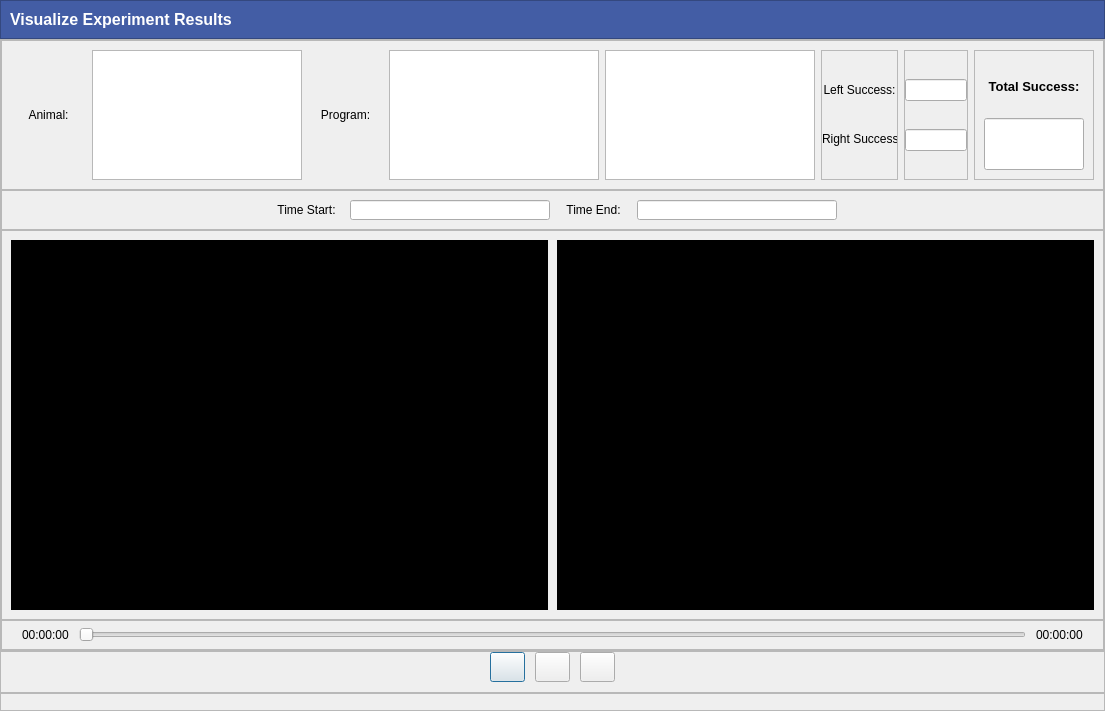
<?xml version="1.0" encoding="UTF-8"?>
<ui version="4.0">
 <class>Dialog</class>
 <widget class="QDialog" name="Dialog">
  <property name="geometry">
   <rect>
    <x>0</x>
    <y>0</y>
    <width>1105</width>
    <height>711</height>
   </rect>
  </property>
  <property name="font">
   <font>
    <family>Segoe UI</family>
   </font>
  </property>
  <property name="windowTitle">
   <string>Dialog</string>
  </property>
  <layout class="QVBoxLayout" name="verticalLayout">
   <property name="spacing">
    <number>0</number>
   </property>
   <property name="leftMargin">
    <number>0</number>
   </property>
   <property name="topMargin">
    <number>0</number>
   </property>
   <property name="rightMargin">
    <number>0</number>
   </property>
   <property name="bottomMargin">
    <number>0</number>
   </property>
   <item>
    <widget class="QFrame" name="frame_2">
     <property name="maximumSize">
      <size>
       <width>16777215</width>
       <height>40</height>
      </size>
     </property>
     <property name="styleSheet">
      <string notr="true">color: rgb(255, 255, 255);
background-color: rgb(67, 93, 165);</string>
     </property>
     <property name="frameShape">
      <enum>QFrame::StyledPanel</enum>
     </property>
     <property name="frameShadow">
      <enum>QFrame::Raised</enum>
     </property>
     <layout class="QHBoxLayout" name="horizontalLayout_2">
      <item>
       <widget class="QLabel" name="label">
        <property name="font">
         <font>
          <family>Segoe UI</family>
          <pointsize>12</pointsize>
          <weight>75</weight>
          <bold>true</bold>
         </font>
        </property>
        <property name="text">
         <string>Visualize Experiment Results</string>
        </property>
       </widget>
      </item>
     </layout>
    </widget>
   </item>
   <item>
    <widget class="QFrame" name="frame">
     <property name="frameShape">
      <enum>QFrame::StyledPanel</enum>
     </property>
     <property name="frameShadow">
      <enum>QFrame::Raised</enum>
     </property>
     <layout class="QVBoxLayout" name="verticalLayout_2">
      <property name="spacing">
       <number>0</number>
      </property>
      <property name="leftMargin">
       <number>0</number>
      </property>
      <property name="topMargin">
       <number>0</number>
      </property>
      <property name="rightMargin">
       <number>0</number>
      </property>
      <property name="bottomMargin">
       <number>0</number>
      </property>
      <item>
       <widget class="QFrame" name="frame_4">
        <property name="minimumSize">
         <size>
          <width>0</width>
          <height>150</height>
         </size>
        </property>
        <property name="maximumSize">
         <size>
          <width>16777215</width>
          <height>150</height>
         </size>
        </property>
        <property name="frameShape">
         <enum>QFrame::StyledPanel</enum>
        </property>
        <property name="frameShadow">
         <enum>QFrame::Raised</enum>
        </property>
        <layout class="QHBoxLayout" name="horizontalLayout_3">
         <item>
          <widget class="QLabel" name="label_6">
           <property name="minimumSize">
            <size>
             <width>75</width>
             <height>0</height>
            </size>
           </property>
           <property name="text">
            <string>Animal:</string>
           </property>
           <property name="alignment">
            <set>Qt::AlignCenter</set>
           </property>
          </widget>
         </item>
         <item>
          <widget class="QTextEdit" name="txt_animal">
           <property name="enabled">
            <bool>true</bool>
           </property>
           <property name="maximumSize">
            <size>
             <width>16777215</width>
             <height>200</height>
            </size>
           </property>
           <property name="acceptRichText">
            <bool>false</bool>
           </property>
          </widget>
         </item>
         <item>
          <widget class="QLabel" name="label_3">
           <property name="minimumSize">
            <size>
             <width>75</width>
             <height>0</height>
            </size>
           </property>
           <property name="maximumSize">
            <size>
             <width>75</width>
             <height>16777215</height>
            </size>
           </property>
           <property name="font">
            <font>
             <family>Segoe UI</family>
            </font>
           </property>
           <property name="text">
            <string>Program:</string>
           </property>
           <property name="alignment">
            <set>Qt::AlignCenter</set>
           </property>
          </widget>
         </item>
         <item>
          <widget class="QTextEdit" name="txt_program">
           <property name="enabled">
            <bool>true</bool>
           </property>
           <property name="maximumSize">
            <size>
             <width>16777215</width>
             <height>200</height>
            </size>
           </property>
           <property name="acceptRichText">
            <bool>false</bool>
           </property>
          </widget>
         </item>
         <item>
          <widget class="QTableWidget" name="table_disc">
           <property name="minimumSize">
            <size>
             <width>200</width>
             <height>0</height>
            </size>
           </property>
           <property name="font">
            <font>
             <family>Segoe UI</family>
             <pointsize>7</pointsize>
            </font>
           </property>
           <property name="editTriggers">
            <set>QAbstractItemView::NoEditTriggers</set>
           </property>
           <property name="selectionMode">
            <enum>QAbstractItemView::NoSelection</enum>
           </property>
           <attribute name="verticalHeaderVisible">
            <bool>false</bool>
           </attribute>
          </widget>
         </item>
         <item>
          <widget class="QFrame" name="frame_10">
           <property name="frameShape">
            <enum>QFrame::StyledPanel</enum>
           </property>
           <property name="frameShadow">
            <enum>QFrame::Raised</enum>
           </property>
           <layout class="QVBoxLayout" name="verticalLayout_3">
            <property name="spacing">
             <number>0</number>
            </property>
            <property name="leftMargin">
             <number>0</number>
            </property>
            <property name="topMargin">
             <number>0</number>
            </property>
            <property name="rightMargin">
             <number>0</number>
            </property>
            <property name="bottomMargin">
             <number>0</number>
            </property>
            <item>
             <widget class="QLabel" name="label_8">
              <property name="minimumSize">
               <size>
                <width>75</width>
                <height>0</height>
               </size>
              </property>
              <property name="maximumSize">
               <size>
                <width>16777215</width>
                <height>20</height>
               </size>
              </property>
              <property name="text">
               <string>Left Success:</string>
              </property>
              <property name="alignment">
               <set>Qt::AlignCenter</set>
              </property>
             </widget>
            </item>
            <item>
             <widget class="QLabel" name="label_9">
              <property name="minimumSize">
               <size>
                <width>75</width>
                <height>0</height>
               </size>
              </property>
              <property name="maximumSize">
               <size>
                <width>75</width>
                <height>20</height>
               </size>
              </property>
              <property name="text">
               <string>Right Success:</string>
              </property>
             </widget>
            </item>
           </layout>
          </widget>
         </item>
         <item>
          <widget class="QFrame" name="frame_11">
           <property name="frameShape">
            <enum>QFrame::StyledPanel</enum>
           </property>
           <property name="frameShadow">
            <enum>QFrame::Raised</enum>
           </property>
           <layout class="QVBoxLayout" name="verticalLayout_4">
            <property name="spacing">
             <number>0</number>
            </property>
            <property name="leftMargin">
             <number>0</number>
            </property>
            <property name="topMargin">
             <number>0</number>
            </property>
            <property name="rightMargin">
             <number>0</number>
            </property>
            <property name="bottomMargin">
             <number>0</number>
            </property>
            <item>
             <widget class="QLineEdit" name="txt_left">
              <property name="enabled">
               <bool>true</bool>
              </property>
              <property name="alignment">
               <set>Qt::AlignCenter</set>
              </property>
              <property name="readOnly">
               <bool>true</bool>
              </property>
             </widget>
            </item>
            <item>
             <widget class="QLineEdit" name="txt_right">
              <property name="enabled">
               <bool>true</bool>
              </property>
              <property name="alignment">
               <set>Qt::AlignCenter</set>
              </property>
              <property name="readOnly">
               <bool>true</bool>
              </property>
             </widget>
            </item>
           </layout>
          </widget>
         </item>
         <item>
          <widget class="QFrame" name="frame_12">
           <property name="frameShape">
            <enum>QFrame::StyledPanel</enum>
           </property>
           <property name="frameShadow">
            <enum>QFrame::Raised</enum>
           </property>
           <layout class="QVBoxLayout" name="verticalLayout_5">
            <item>
             <widget class="QLabel" name="label_13">
              <property name="minimumSize">
               <size>
                <width>100</width>
                <height>0</height>
               </size>
              </property>
              <property name="maximumSize">
               <size>
                <width>16777215</width>
                <height>16777215</height>
               </size>
              </property>
              <property name="font">
               <font>
                <family>Segoe UI</family>
                <pointsize>10</pointsize>
                <weight>75</weight>
                <bold>true</bold>
               </font>
              </property>
              <property name="text">
               <string>Total Success:</string>
              </property>
              <property name="alignment">
               <set>Qt::AlignCenter</set>
              </property>
             </widget>
            </item>
            <item>
             <widget class="QLineEdit" name="txt_total">
              <property name="enabled">
               <bool>true</bool>
              </property>
              <property name="maximumSize">
               <size>
                <width>170</width>
                <height>170</height>
               </size>
              </property>
              <property name="font">
               <font>
                <family>Segoe UI</family>
                <pointsize>10</pointsize>
               </font>
              </property>
              <property name="alignment">
               <set>Qt::AlignCenter</set>
              </property>
              <property name="readOnly">
               <bool>true</bool>
              </property>
             </widget>
            </item>
           </layout>
          </widget>
         </item>
        </layout>
       </widget>
      </item>
      <item>
       <widget class="QFrame" name="frame_5">
        <property name="maximumSize">
         <size>
          <width>16777215</width>
          <height>40</height>
         </size>
        </property>
        <property name="frameShape">
         <enum>QFrame::StyledPanel</enum>
        </property>
        <property name="frameShadow">
         <enum>QFrame::Raised</enum>
        </property>
        <layout class="QHBoxLayout" name="horizontalLayout_4">
         <item>
          <spacer name="horizontalSpacer">
           <property name="orientation">
            <enum>Qt::Horizontal</enum>
           </property>
           <property name="sizeHint" stdset="0">
            <size>
             <width>40</width>
             <height>20</height>
            </size>
           </property>
          </spacer>
         </item>
         <item>
          <widget class="QLabel" name="label_7">
           <property name="minimumSize">
            <size>
             <width>75</width>
             <height>0</height>
            </size>
           </property>
           <property name="maximumSize">
            <size>
             <width>75</width>
             <height>16777215</height>
            </size>
           </property>
           <property name="text">
            <string>Time Start:</string>
           </property>
           <property name="alignment">
            <set>Qt::AlignCenter</set>
           </property>
          </widget>
         </item>
         <item>
          <widget class="QLineEdit" name="txt_time_start">
           <property name="enabled">
            <bool>true</bool>
           </property>
           <property name="maximumSize">
            <size>
             <width>200</width>
             <height>16777215</height>
            </size>
           </property>
           <property name="alignment">
            <set>Qt::AlignCenter</set>
           </property>
           <property name="readOnly">
            <bool>true</bool>
           </property>
          </widget>
         </item>
         <item>
          <widget class="QLabel" name="label_4">
           <property name="minimumSize">
            <size>
             <width>75</width>
             <height>0</height>
            </size>
           </property>
           <property name="maximumSize">
            <size>
             <width>75</width>
             <height>16777215</height>
            </size>
           </property>
           <property name="font">
            <font>
             <family>Segoe UI</family>
            </font>
           </property>
           <property name="text">
            <string>Time End:</string>
           </property>
           <property name="alignment">
            <set>Qt::AlignCenter</set>
           </property>
          </widget>
         </item>
         <item>
          <widget class="QLineEdit" name="txt_time_end">
           <property name="enabled">
            <bool>true</bool>
           </property>
           <property name="minimumSize">
            <size>
             <width>0</width>
             <height>0</height>
            </size>
           </property>
           <property name="maximumSize">
            <size>
             <width>200</width>
             <height>16777215</height>
            </size>
           </property>
           <property name="font">
            <font>
             <family>Segoe UI</family>
            </font>
           </property>
           <property name="maxLength">
            <number>32</number>
           </property>
           <property name="alignment">
            <set>Qt::AlignCenter</set>
           </property>
           <property name="readOnly">
            <bool>true</bool>
           </property>
          </widget>
         </item>
         <item>
          <spacer name="horizontalSpacer_2">
           <property name="orientation">
            <enum>Qt::Horizontal</enum>
           </property>
           <property name="sizeHint" stdset="0">
            <size>
             <width>40</width>
             <height>20</height>
            </size>
           </property>
          </spacer>
         </item>
        </layout>
       </widget>
      </item>
      <item>
       <widget class="QFrame" name="frame_7">
        <property name="frameShape">
         <enum>QFrame::StyledPanel</enum>
        </property>
        <property name="frameShadow">
         <enum>QFrame::Raised</enum>
        </property>
        <layout class="QHBoxLayout" name="horizontalLayout_7" stretch="1,1">
         <property name="spacing">
          <number>9</number>
         </property>
         <item>
          <widget class="QFrame" name="frame_video0">
           <property name="minimumSize">
            <size>
             <width>320</width>
             <height>240</height>
            </size>
           </property>
           <property name="styleSheet">
            <string notr="true">background-color: rgb(0, 0, 0);</string>
           </property>
           <property name="frameShape">
            <enum>QFrame::StyledPanel</enum>
           </property>
           <property name="frameShadow">
            <enum>QFrame::Raised</enum>
           </property>
          </widget>
         </item>
         <item>
          <widget class="QFrame" name="frame_video1">
           <property name="minimumSize">
            <size>
             <width>320</width>
             <height>240</height>
            </size>
           </property>
           <property name="styleSheet">
            <string notr="true">background-color: rgb(0, 0, 0);</string>
           </property>
           <property name="frameShape">
            <enum>QFrame::StyledPanel</enum>
           </property>
           <property name="frameShadow">
            <enum>QFrame::Raised</enum>
           </property>
          </widget>
         </item>
        </layout>
       </widget>
      </item>
      <item>
       <widget class="QFrame" name="frame_6">
        <property name="maximumSize">
         <size>
          <width>16777215</width>
          <height>30</height>
         </size>
        </property>
        <property name="frameShape">
         <enum>QFrame::StyledPanel</enum>
        </property>
        <property name="frameShadow">
         <enum>QFrame::Raised</enum>
        </property>
        <layout class="QHBoxLayout" name="horizontalLayout_5">
         <property name="spacing">
          <number>10</number>
         </property>
         <property name="leftMargin">
          <number>20</number>
         </property>
         <property name="topMargin">
          <number>0</number>
         </property>
         <property name="rightMargin">
          <number>20</number>
         </property>
         <property name="bottomMargin">
          <number>0</number>
         </property>
         <item>
          <widget class="QLabel" name="lb_current_time">
           <property name="text">
            <string>00:00:00</string>
           </property>
          </widget>
         </item>
         <item>
          <widget class="QSlider" name="slider_time">
           <property name="orientation">
            <enum>Qt::Horizontal</enum>
           </property>
          </widget>
         </item>
         <item>
          <widget class="QLabel" name="lb_total_time">
           <property name="text">
            <string>00:00:00</string>
           </property>
          </widget>
         </item>
        </layout>
       </widget>
      </item>
     </layout>
    </widget>
   </item>
   <item>
    <widget class="QFrame" name="frame_3">
     <property name="minimumSize">
      <size>
       <width>0</width>
       <height>0</height>
      </size>
     </property>
     <property name="maximumSize">
      <size>
       <width>16777215</width>
       <height>60</height>
      </size>
     </property>
     <property name="frameShape">
      <enum>QFrame::StyledPanel</enum>
     </property>
     <property name="frameShadow">
      <enum>QFrame::Raised</enum>
     </property>
     <layout class="QHBoxLayout" name="horizontalLayout" stretch="0,0,0,0,0">
      <property name="spacing">
       <number>10</number>
      </property>
      <property name="leftMargin">
       <number>0</number>
      </property>
      <property name="topMargin">
       <number>0</number>
      </property>
      <property name="rightMargin">
       <number>0</number>
      </property>
      <property name="bottomMargin">
       <number>10</number>
      </property>
      <item>
       <spacer name="horizontalSpacer_3">
        <property name="orientation">
         <enum>Qt::Horizontal</enum>
        </property>
        <property name="sizeHint" stdset="0">
         <size>
          <width>40</width>
          <height>20</height>
         </size>
        </property>
       </spacer>
      </item>
      <item>
       <widget class="QPushButton" name="bt_play">
        <property name="minimumSize">
         <size>
          <width>35</width>
          <height>30</height>
         </size>
        </property>
        <property name="maximumSize">
         <size>
          <width>35</width>
          <height>30</height>
         </size>
        </property>
        <property name="text">
         <string/>
        </property>
        <property name="icon">
         <iconset resource="file_rc.qrc">
          <normaloff>:/Icon/images/play-black.png</normaloff>:/Icon/images/play-black.png</iconset>
        </property>
        <property name="iconSize">
         <size>
          <width>25</width>
          <height>25</height>
         </size>
        </property>
       </widget>
      </item>
      <item>
       <widget class="QPushButton" name="bt_pause">
        <property name="minimumSize">
         <size>
          <width>35</width>
          <height>30</height>
         </size>
        </property>
        <property name="maximumSize">
         <size>
          <width>35</width>
          <height>30</height>
         </size>
        </property>
        <property name="text">
         <string/>
        </property>
        <property name="icon">
         <iconset resource="file_rc.qrc">
          <normaloff>:/Icon/images/pause-black.png</normaloff>:/Icon/images/pause-black.png</iconset>
        </property>
        <property name="iconSize">
         <size>
          <width>25</width>
          <height>25</height>
         </size>
        </property>
       </widget>
      </item>
      <item>
       <widget class="QPushButton" name="bt_stop">
        <property name="minimumSize">
         <size>
          <width>35</width>
          <height>30</height>
         </size>
        </property>
        <property name="maximumSize">
         <size>
          <width>35</width>
          <height>30</height>
         </size>
        </property>
        <property name="text">
         <string/>
        </property>
        <property name="icon">
         <iconset resource="file_rc.qrc">
          <normaloff>:/Icon/images/stop-black.png</normaloff>:/Icon/images/stop-black.png</iconset>
        </property>
        <property name="iconSize">
         <size>
          <width>25</width>
          <height>25</height>
         </size>
        </property>
       </widget>
      </item>
      <item>
       <spacer name="horizontalSpacer_4">
        <property name="orientation">
         <enum>Qt::Horizontal</enum>
        </property>
        <property name="sizeHint" stdset="0">
         <size>
          <width>40</width>
          <height>20</height>
         </size>
        </property>
       </spacer>
      </item>
     </layout>
    </widget>
   </item>
   <item>
    <widget class="QFrame" name="frame_status_bar">
     <property name="minimumSize">
      <size>
       <width>0</width>
       <height>18</height>
      </size>
     </property>
     <property name="maximumSize">
      <size>
       <width>16777215</width>
       <height>18</height>
      </size>
     </property>
     <property name="frameShape">
      <enum>QFrame::StyledPanel</enum>
     </property>
     <property name="frameShadow">
      <enum>QFrame::Raised</enum>
     </property>
    </widget>
   </item>
  </layout>
 </widget>
 <resources>
  <include location="file_rc.qrc"/>
 </resources>
 <connections/>
</ui>
